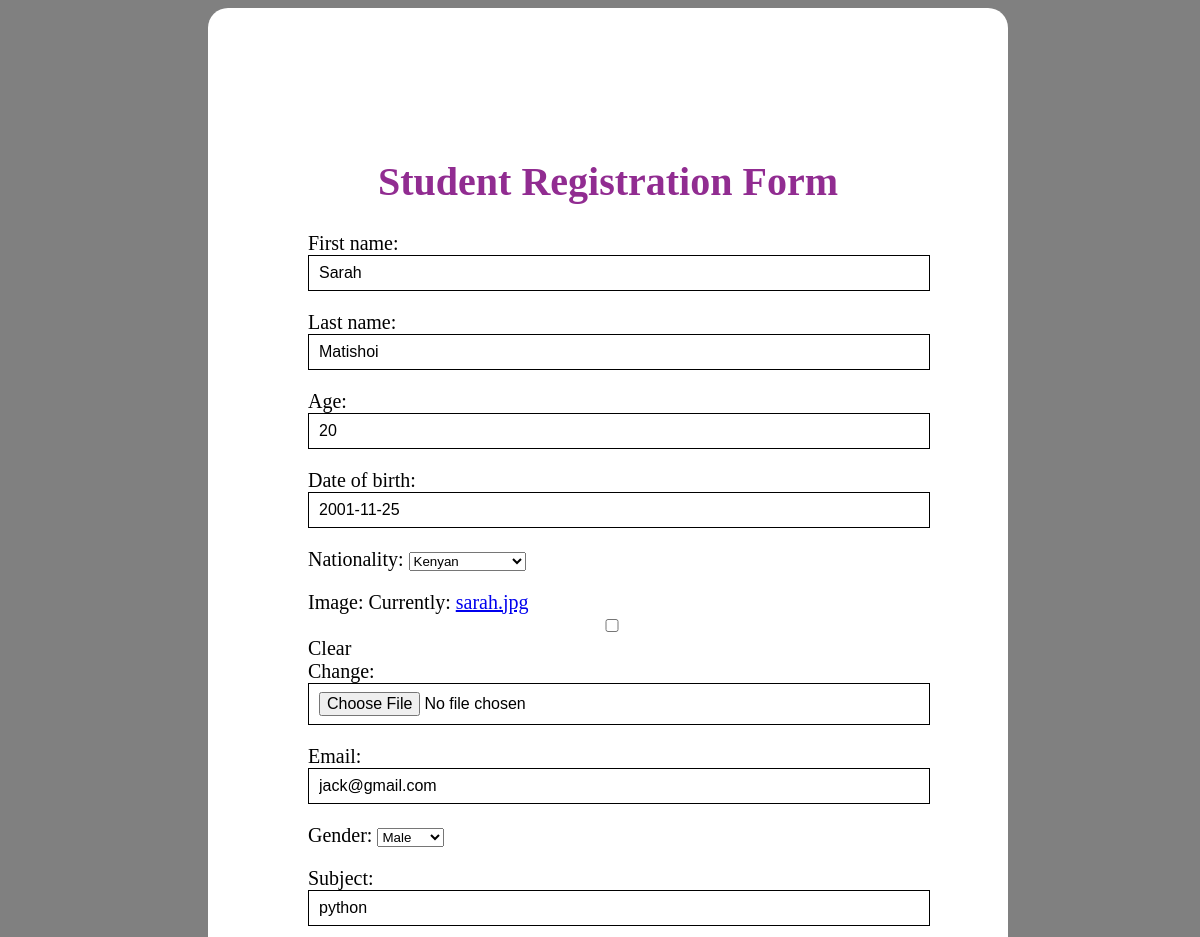
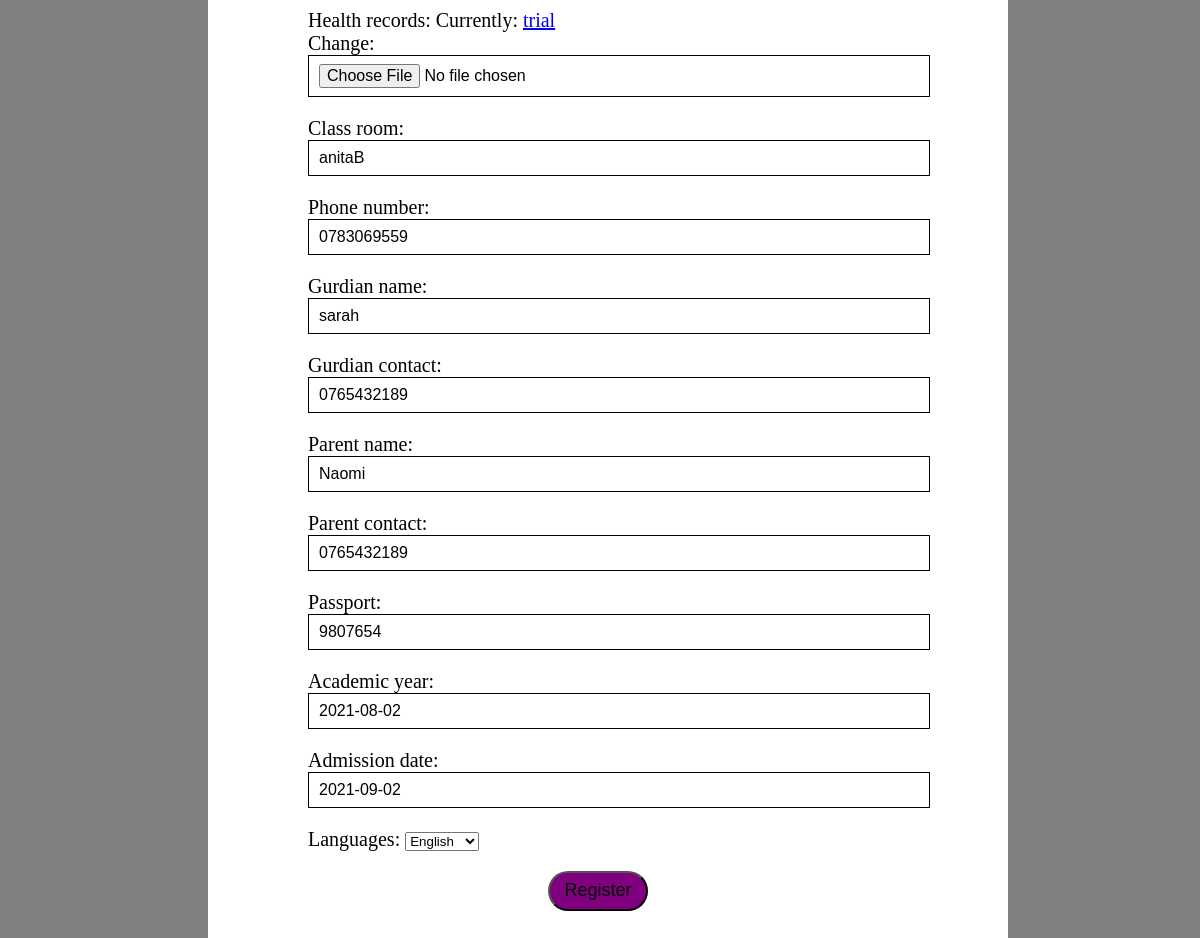
The page /student/edit/10 on the database its author committed (2 pictures, top to bottom).
### student/models.py (models this page shows, shortened)
class Student(models.Model):
    first_name=models.CharField(max_length=12)
    last_name=models.CharField(max_length=20)
    age=models.PositiveSmallIntegerField()
    date_of_birth=models.DateField(null=True)
    nationality_choice=((u'k',u'Kenyan'),(u'u',u'Ugandan'),(u'R',u'Rwandan'),(u'S',u'Sudanese'),(u'S',u'SouthSudanese'))
    nationality=models.CharField(max_length=20,choices=nationality_choice)
    image=models.ImageField(null=True,blank=True)
    email=models.EmailField(null=True,blank=True)
    gender_choice=((u'F',u'Female'),(u'm',u'Male'),(u'O','Other'))
    gender=models.CharField(max_length=16,choices=gender_choice)
    subject=models.CharField(max_length=30,null=True,blank=True)
    health_records=models.FileField()
    class_room=models.CharField(max_length=16,null=True,blank=True)
    phone_number=models.CharField(max_length=12,null=True,blank=True)
    gurdian_name=models.CharField(max_length=20,null=True,blank=True)
    gurdian_contact=models.CharField(max_length=12,null=True,blank=True)
    parent_name=models.CharField(max_length=20,null=True,blank=True)
    parent_contact=models.CharField(max_length=12,null=True,blank=True)
    passport=models.CharField(max_length=20,null=True,blank=True)
    academic_year=models.DateField(max_length=8,blank=True,null=True)
    admission_date=models.DateField(max_length=16,null=True,blank=True)
    languages_choice=((u'E',u'English'),(u'K',u'Kiswahili'),(u'F',u'French'))
    languages=models.CharField(max_length=15,choices=languages_choice)

### student/views.py (the view)
# urls.py: path("edit/<int:id>",edit_student, name="edit_student"),
def edit_student(request,id):
    students=Student.objects.get(id=id)
    if request.method=="POST":
        form=StudentRegestrationForm(request.POST,instance=students)
        if form.is_valid():
            form.save()
    else:form=StudentRegestrationForm(instance=students)
    return render(request,"edit_student.html",{"form":form})

### student/forms.py
class StudentRegestrationForm(forms.ModelForm):
    class Meta:
        model=Student
        fields="__all__"

### student/templates/edit_student.html (shortened to what this page needs)
<!DOCTYPE html>
<html lang="en">
<head>
</head>
<body>
    <form method="POST" enctype="multipart/form-data">
        <div class="hello">
        </div>
        <h1>Student Registration Form</h1>
        {{form.as_p}}
        <button type="submit">Register</button>
    </form>

### student/templates/edit_student.html (style rules this page uses)
h1 { text-align: center; color:rgb(145, 44, 145); }
body { background-color:grey; width: 400px; height: 800px; font-size: 20px; }
form { background-color: white; margin-left: 200px; width: 600px; padding: 100px; font-size: 20px; border-radius: 20px; margin-right: 300px; }
input { width: 100%; outline: none; border: 1px solid; font-size: 16px; padding: 8px 10px; background-color:white; }
button { background-color: purple; align-items: 50%; margin-left: 40%; top: 20px; height: 40px; width: 100px; font-size: 18px; border-radius: 30px; }
.hello { margin-left: 15%; }

### rows shown on the page
Student: first_name "Sarah", last_name "Matishoi", age "20", date_of_birth "2001-11-25", nationality "Kenyan", email "jack@gmail.com", gender "Male", subject "python", class_room "anitaB", phone_number "0783069559", gurdian_name "sarah", gurdian_contact "0765432189", parent_name "Naomi", parent_contact "0765432189", passport "9807654", academic_year "2021-08-02", admission_date "2021-09-02", languages "English"
